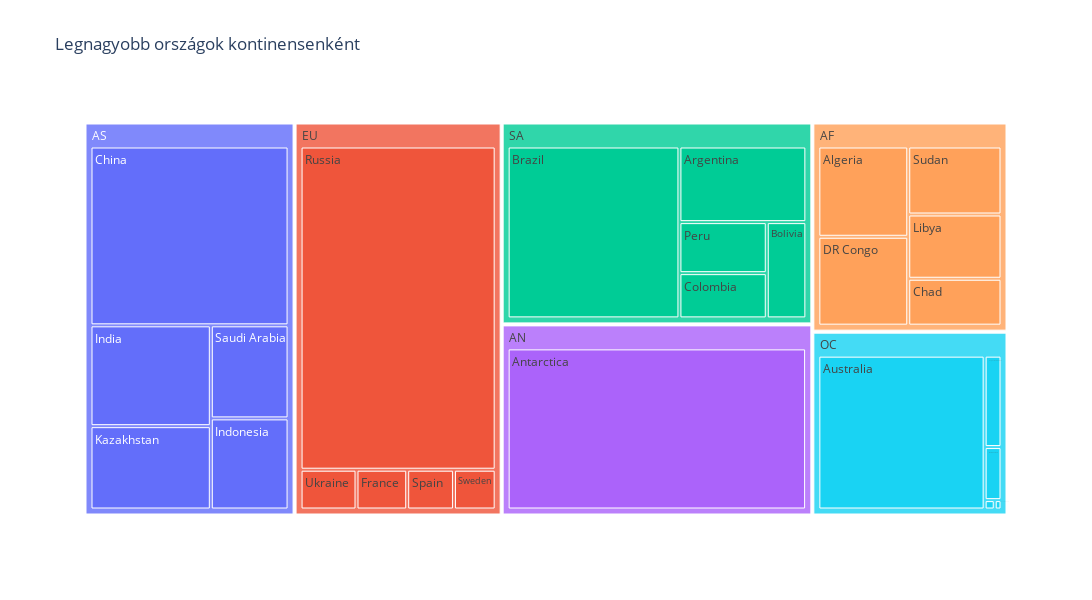

Here is the notebook cell this chart was saved with:
### Code cell
df_temp = []

for continent in continents:
    continentValues = df[df['continent'] == continent].sort_values(by='areaInSqKm', ascending=False).head(5)
    df_temp.append(continentValues)

df_sorted = pd.concat(df_temp)
fig=px.treemap(df_sorted, path=['continent','countryName'], values='areaInSqKm', 
                title="Legnagyobb országok kontinensenként", 
                width=1200, height=600)

fig.show()

### Figure 1 — Plotly figure (JSON) as saved in the notebook; plotly's stock layout.template omitted (floating-point values rounded to 4 significant figures)
{"data": [{"branchvalues": "total", "domain": {"x": [0, 1], "y": [0, 1]}, "hovertemplate": "labels=%{label}<br>areaInSqKm=%{value}<br>parent=%{parent}<br>id=%{id}<extra></extra>", "ids": ["AF/Algeria", "AN/Antarctica", "SA/Argentina", "OC/Australia", "SA/Bolivia", "AN/Bouvet Island", "SA/Brazil", "AF/Chad", "AS/China", "SA/Colombia", "AF/DR Congo", "EU/France", "AN/French Southern Territories", "AN/Heard and McDonald Islands", "AS/India", "AS/Indonesia", "AS/Kazakhstan", "AF/Libya", "OC/New Caledonia", "OC/New Zealand", "OC/Papua New Guinea", "SA/Peru", "EU/Russia", "AS/Saudi Arabia", "OC/Solomon Islands", "AN/South Georgia and South Sandwich Islands", "EU/Spain", "AF/Sudan", "EU/Sweden", "EU/Ukraine", "AF", "AN", "AS", "EU", "OC", "SA"], "labels": ["Algeria", "Antarctica", "Argentina", "Australia", "Bolivia", "Bouvet Island", "Brazil", "Chad", "China", "Colombia", "DR Congo", "France", "French Southern Territories", "Heard and McDonald Islands", "India", "Indonesia", "Kazakhstan", "Libya", "New Caledonia", "New Zealand", "Papua New Guinea", "Peru", "Russia", "Saudi Arabia", "Solomon Islands", "South Georgia and South Sandwich Islands", "Spain", "Sudan", "Sweden", "Ukraine", "AF", "AN", "AS", "EU", "OC", "SA"], "name": "", "parents": ["AF", "AN", "SA", "OC", "SA", "AN", "SA", "AF", "AS", "SA", "AF", "EU", "AN", "AN", "AS", "AS", "AS", "AF", "OC", "OC", "OC", "SA", "EU", "AS", "OC", "AN", "EU", "AF", "EU", "EU", "", "", "", "", "", ""], "type": "treemap", "values": [2381740, 14000000, 2766890, 7686850, 1098580, 49, 8511965, 1284000, 9596960, 1138910, 2345410, 547030, 7829, 412, 3287590, 1919440, 2717300, 1759540, 19060, 268680, 462840, 1285220, 17100000, 1960582, 28450, 3903, 504782, 1861484, 449964, 603700, 9632174, 14012193, 19481872, 19205476, 8465880, 14801565]}], "layout": {"height": 600, "legend": {"tracegroupgap": 0}, "title": {"text": "Legnagyobb országok kontinensenként"}, "width": 1200}}
